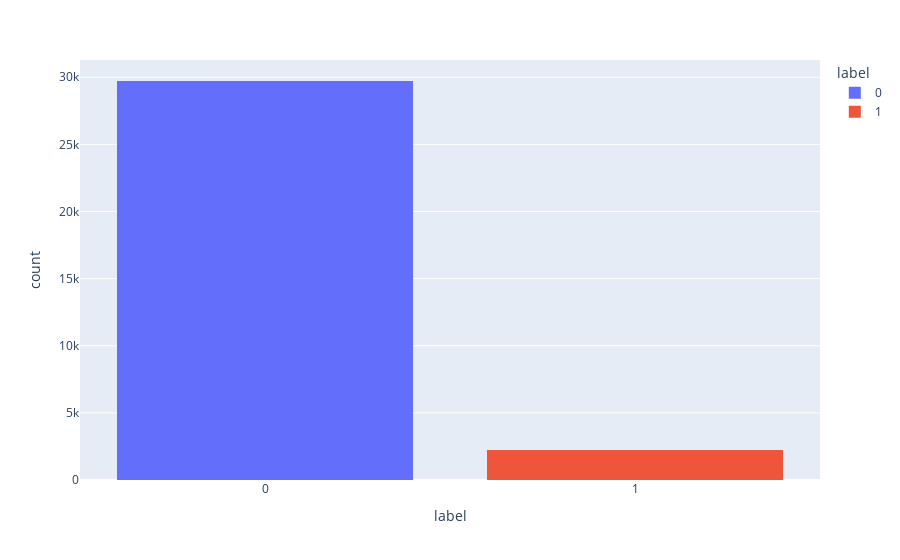

The code cell stored with this chart in its notebook:
### Code cell
fig = px.histogram(train1_1, x = "label", color = "label")
fig.show()

### Figure 1 — Plotly figure (JSON) as saved in the notebook; plotly's stock layout.template omitted (floating-point values rounded to 4 significant figures; data arrays with more than 128 entries replaced by an {"elided": "..."} marker saying what was removed)
{"data": [{"alignmentgroup": "True", "bingroup": "x", "hovertemplate": "label=%{x}<br>count=%{y}<extra></extra>", "legendgroup": "0", "marker": {"color": "#636efa", "pattern": {"shape": ""}}, "name": "0", "offsetgroup": "0", "orientation": "v", "showlegend": true, "type": "histogram", "x": {"elided": "29720 str values"}, "xaxis": "x", "yaxis": "y"}, {"alignmentgroup": "True", "bingroup": "x", "hovertemplate": "label=%{x}<br>count=%{y}<extra></extra>", "legendgroup": "1", "marker": {"color": "#EF553B", "pattern": {"shape": ""}}, "name": "1", "offsetgroup": "1", "orientation": "v", "showlegend": true, "type": "histogram", "x": {"elided": "2242 str values"}, "xaxis": "x", "yaxis": "y"}], "layout": {"barmode": "relative", "legend": {"title": {"text": "label"}, "tracegroupgap": 0}, "margin": {"t": 60}, "xaxis": {"anchor": "y", "categoryarray": ["0", "1"], "categoryorder": "array", "domain": [0, 1], "title": {"text": "label"}}, "yaxis": {"anchor": "x", "domain": [0, 1], "title": {"text": "count"}}}}
